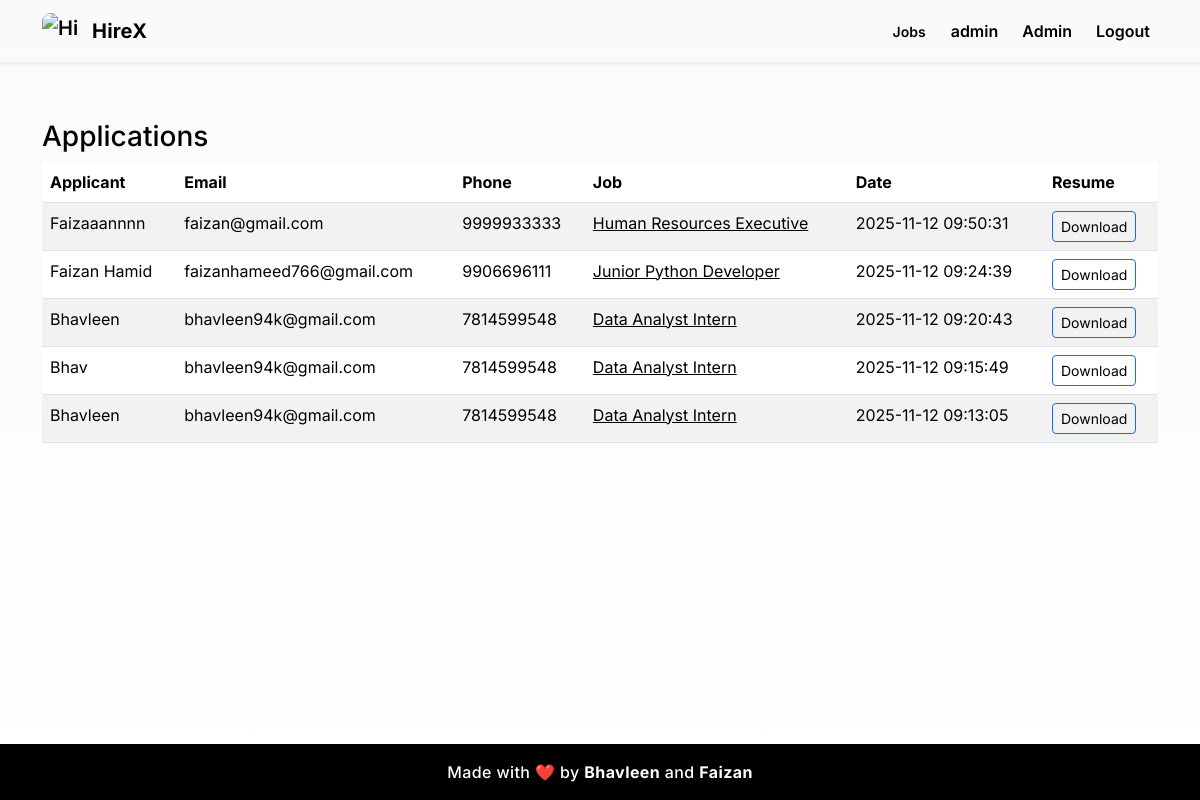
The page /admin/applications (signed in) on the database its author committed.
### tables this page shows
CREATE TABLE applications (
  id INTEGER PRIMARY KEY AUTOINCREMENT,
  job_id INTEGER NOT NULL,
  applicant_name TEXT NOT NULL,
  email TEXT NOT NULL,
  phone TEXT,
  resume_path TEXT,
  cover_letter TEXT,
  applied_at DATETIME DEFAULT CURRENT_TIMESTAMP,
  FOREIGN KEY(job_id) REFERENCES jobs(id)
);

CREATE TABLE jobs (
  id INTEGER PRIMARY KEY AUTOINCREMENT,
  title TEXT NOT NULL,
  company_id INTEGER,
  location TEXT,
  job_type TEXT,
  experience_level TEXT,
  salary_range TEXT,
  description TEXT,
  skills TEXT,
  posted_by INTEGER,
  post_date DATETIME DEFAULT CURRENT_TIMESTAMP,
  is_active INTEGER DEFAULT 1,
  FOREIGN KEY(company_id) REFERENCES companies(id),
  FOREIGN KEY(posted_by) REFERENCES users(id)
);

### app.py (the view)
@app.route("/admin/applications")
@admin_required
def admin_apps():
    conn = get_db()
    try:
        apps = conn.execute("""SELECT a.*, j.title job_title FROM applications a LEFT JOIN jobs j ON j.id=a.job_id ORDER BY applied_at DESC""").fetchall()
    finally:
        conn.close()
    return render_template("admin/applications.html", apps=apps)

### app.py (called while the page is built)
def get_db():
    conn = sqlite3.connect(DB)
    conn.row_factory = sqlite3.Row
    return conn

def admin_required(f):
    @wraps(f)
    def wrap(*a, **kw):
        if session.get("user_role") != "admin":
            flash("Admin only", "danger")
            return redirect(url_for("index"))
        return f(*a, **kw)
    return wrap

@app.context_processor
def inject_user():
    return dict(current_user=session.get("username"), current_role=session.get("user_role"))

### templates/admin/applications.html
{% extends "base.html" %}
{% block content %}
<h3>Applications</h3>
<table class="table table-striped">
  <thead><tr><th>Applicant</th><th>Email</th><th>Phone</th><th>Job</th><th>Date</th><th>Resume</th></tr></thead>
  <tbody>
    {% for a in apps %}
      <tr>
        <td>{{ a.applicant_name }}</td>
        <td>{{ a.email }}</td>
        <td>{{ a.phone }}</td>
        <td><a href="{{ url_for('job_detail', job_id=a.job_id) }}">{{ a.job_title }}</a></td>
        <td>{{ a.applied_at }}</td>
        <td>
          {% if a.resume_path %}
            <a class="btn btn-sm btn-outline-primary" href="{{ url_for('admin_download_resume', app_id=a.id) }}">Download</a>
          {% else %}
            —
          {% endif %}
        </td>
      </tr>
    {% endfor %}
  </tbody>
</table>
{% endblock %}

### templates/base.html (shortened to what this page needs)
<!doctype html>
<html lang="en">
  <head>
    <link href="https://cdn.jsdelivr.net/npm/bootstrap@5.3.2/dist/css/bootstrap.min.css" rel="stylesheet">
    <link href="https://cdn.jsdelivr.net/npm/aos@2.3.4/dist/aos.css" rel="stylesheet">
    <link href="https://cdn.jsdelivr.net/npm/sweetalert2@11/dist/sweetalert2.min.css" rel="stylesheet">
    <link href="{{ url_for('static', filename='css/styles.css') }}" rel="stylesheet">
  </head>
  <body class="d-flex flex-column min-vh-100">
    <nav class="navbar navbar-expand-lg navbar-dark bg-gradient shadow-sm fixed-top">
      <div class="container">
        <a class="navbar-brand d-flex align-items-center" href="{{ url_for('index') }}">
          <img src="{{ url_for('static', filename='img/hirex-logo.png') }}" alt="HireX logo" class="brand-logo me-2">
          <span class="brand-title">HireX</span>
        </a>
        <div class="collapse navbar-collapse" id="nav">
          <ul class="navbar-nav ms-auto align-items-center">
            <li class="nav-item me-2">
              <a class="btn btn-outline-light btn-sm" href="{{ url_for('index') }}">Jobs</a>
            </li>
            {% if current_user %}
              <li class="nav-item me-2"><a class="nav-link" href="#">{{ current_user }}</a></li>
              {% if current_role == 'admin' %}
                <li class="nav-item me-2"><a class="nav-link" href="{{ url_for('admin_dashboard') }}">Admin</a></li>
              {% endif %}
              <li class="nav-item"><a class="nav-link" href="{{ url_for('logout') }}">Logout</a></li>
            {% else %}
              <li class="nav-item me-2"><a class="nav-link" href="{{ url_for('login') }}">Login</a></li>
              <li class="nav-item"><a class="btn btn-light" href="{{ url_for('register') }}">Sign up</a></li>
            {% endif %}
          </ul>
        </div>
      </div>
    </nav>
    <main class="flex-grow-1 mt-5 pt-5">
      <div class="container py-4">
        {% block content %}{% endblock %}
      </div>
    </main>
    <footer class="footer py-3 mt-auto">
      <div class="container text-center">
        <p class="footer-text mb-0">
          Made with <span class="heart">❤️</span> by <strong>Bhavleen</strong> and <strong>Faizan</strong>
        </p>
      </div>
    </footer>
  </body>
</html>

### static/css/styles.css (style rules this page uses)
:root { --primary: #1b1f3b; --accent: #00bcd4; --bg: #ffffff; --glass: rgba(255, 255, 255, 0.06); --radius: 12px; --text-color: #000000; font-family: 'Inter', sans-serif; }
body { background: linear-gradient(180deg, #f8fafc 0%, #ffffff 100%); color: var(--text-color) !important; font-family: 'Inter', sans-serif; }
h1, h2, h3, h4, h5, h6, p, span, a, label, input, textarea, small, strong, div { color: var(--text-color) !important; }
.navbar.bg-gradient { background: linear-gradient(90deg, var(--primary), var(--accent)); }
.brand-logo { width: 36px; height: 36px; border-radius: 8px; object-fit: cover; }
.brand-title { font-weight: 700; letter-spacing: 0.2px; margin-left: 6px; color: #000 !important; }
.navbar a, .navbar-brand, .nav-link, .btn-outline-light { color: #000 !important; font-weight: 600; }
.footer { background: #000 !important; font-family: 'Inter', sans-serif; font-weight: 500; text-align: center; letter-spacing: 0.4px; padding: 1.5rem 0; }
.footer, .footer * { color: #fff !important; text-decoration: none !important; }
.footer-text { font-size: 1rem; }
.footer .heart { color: #ff4d6d !important; display: inline-block; animation: pulse 1.5s infinite; }
body { display: flex; flex-direction: column; min-height: 100vh; }
main { flex: 1; }
.footer { background: #000; color: #fff; }
.footer-text { color: #fff; font-weight: 500; font-size: 1rem; }

### rows shown on the page
applications: applicant_name "Faizaaannnn", email "faizan@gmail.com", phone "9999933333", job_title "Human Resources Executive", applied_at "2025-11-12 09:50:31"
applications: applicant_name "Faizan Hamid", email "faizanhameed766@gmail.com", phone "9906696111", job_title "Junior Python Developer", applied_at "2025-11-12 09:24:39"
applications: applicant_name "Bhavleen", email "bhavleen94k@gmail.com", phone "7814599548", job_title "Data Analyst Intern", applied_at "2025-11-12 09:20:43"
applications: applicant_name "Bhav", email "bhavleen94k@gmail.com", phone "7814599548", job_title "Data Analyst Intern", applied_at "2025-11-12 09:15:49"
applications: applicant_name "Bhavleen", email "bhavleen94k@gmail.com", phone "7814599548", job_title "Data Analyst Intern", applied_at "2025-11-12 09:13:05"

### other values the page prints
{{ current_user }} "admin"
